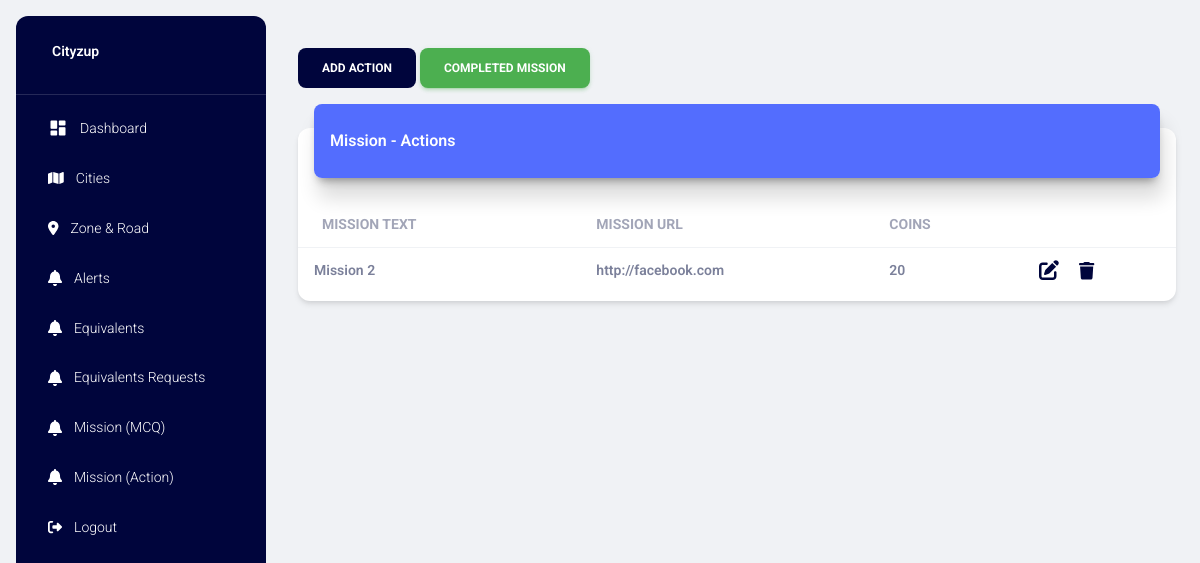
Page /mission_actions (signed in) on the earlier database version.
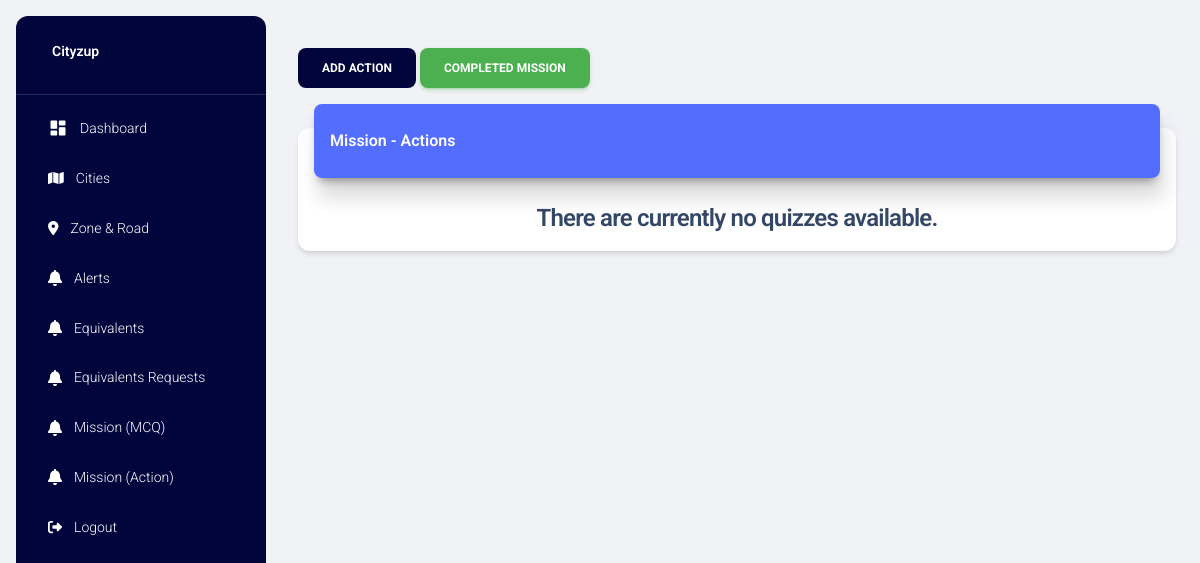
Same page on the later database version.
### project/models.py (models this page shows)
class MissionAction(db.Model):
    ma_id = db.Column(db.Integer, primary_key=True)
    ma_unique_id = db.Column(db.String(36), unique=True, nullable=False, default=lambda: str(uuid.uuid4()))
    ma_text = db.Column(db.String(255), nullable=False)  # Action text
    ma_url =  db.Column(db.String(255), nullable=False) # Action URL
    ma_coins = db.Column(db.Integer, nullable=False)  # Coins for the Action
    ma_created_at = db.Column(db.DateTime, default=db.func.now())  # Timestamp for when the quiz is created

### project/main.py (the view)
@main.route("/mission_actions")
@login_required  # Ensure the user is logged in
def mission_actions():
    missions = MissionAction.query.order_by(MissionAction.ma_id.desc()).all()
    title = 'Mission Action'
    page_title = 'Mission Action'
    return render_template('mission_action.html', missions=missions, page_title=page_title, title=title)

### project/models.py (called while the page is built)
@login_manager.user_loader
def load_user(user_id):
    return User.query.get(int(user_id))

### project/templates/mission_action.html (shortened to what the changed rows need)
{% extends "layout.html" %} {% block title %} {% endblock %} {% block content %}
<div class="container-fluid py-4">
    <div class="row">
        <div class="col-12">
            <div class="card my-4">
                <div class="card-body px-0 pb-2">
                    <div class="table-responsive p-0">
                        {% if missions|length > 0 %}
                        <table class="table align-items-center mb-0">
                            <thead>
                                <tr>
                                    <th class="text-uppercase text-secondary text-sm font-weight-bolder opacity-7">
                                        Mission Text</th>
                                    <th class="text-uppercase text-secondary text-sm font-weight-bolder opacity-7 ps-2">
                                        Mission URL</th>
                                    <th class="text-uppercase text-secondary text-sm font-weight-bolder opacity-7 ps-2">
                                        Coins</th>
                                    <th class="text-secondary opacity-7"></th>
                                </tr>
                            </thead>
                            <tbody>
                                {% for mission in missions %}
                                <tr>
                                    <td>
                                        <div class="d-flex px-2 py-1">
                                            <div class="d-flex flex-column justify-content-center">
                                                <p class="text-sm font-weight-bold mb-0">{{ mission.ma_text }}</p>
                                            </div>
                                        </div>
                                    </td>
                                    <td>
                                        <p class="text-sm font-weight-bold mb-0">{{ mission.ma_url }}</p>
                                    </td>
                                    <td>
                                        <p class="text-sm font-weight-bold mb-0">{{ mission.ma_coins }}</p>
                                    </td>
                                    <td class="align-middle">
                                        <a href="#" data-id="{{ mission.ma_id }}" data-text="{{ mission.ma_text }}"
                                            data-url="{{ mission.ma_url }}" data-coins="{{ mission.ma_coins }}"
                                            data-bs-toggle="modal" data-bs-target="#modalEditMissionAction"
                                            class="openEditModalMissionAction">
                                            <i class="fa-solid fa-pen-to-square fa-lg icon-dark"></i>
                                        </a>
                                        <a href="#" data-maid="{{ mission.ma_id }}"
                                            class="text-secondary font-weight-bold text-sm deleteMissionActionBtn"
                                            data-toggle="tooltip" data-original-title="Delete">
                                            <i class="fa-solid fa-trash fa-lg icon-dark"></i>
                                        </a>
                                    </td>
                                </tr>
                                {% endfor %}
                            </tbody>
                        </table>
                        {% else %}
                        <h4 class="text-center">There are currently no quizzes available.</h4>
                        {% endif %}
                    </div>
                </div>
            </div>
        </div>
    </div>
</div>
{% endblock %}

Differences in the rows shown:
removed MissionAction: ma_text "Mission 2", ma_url "http://facebook.com", ma_coins "20"
Other differences:
text no longer shown: "MISSION TEXT MISSION URL COINS"
text now shown: "There are currently no quizzes available."
